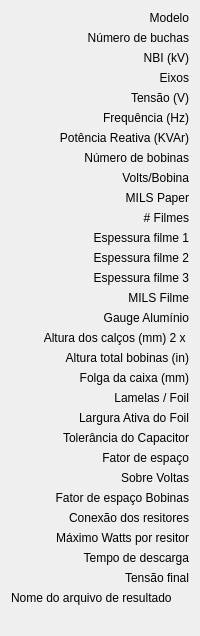
                 <widget class="QFrame" name="fr_labels">
                  <property name="frameShape">
                   <enum>QFrame::NoFrame</enum>
                  </property>
                  <property name="frameShadow">
                   <enum>QFrame::Raised</enum>
                  </property>
                  <layout class="QVBoxLayout" name="verticalLayout">
                   <item>
                    <widget class="QLabel" name="label_41">
                     <property name="text">
                      <string>Modelo</string>
                     </property>
                     <property name="alignment">
                      <set>Qt::AlignRight|Qt::AlignTrailing|Qt::AlignVCenter</set>
                     </property>
                    </widget>
                   </item>
                   <item>
                    <widget class="QLabel" name="label_35">
                     <property name="text">
                      <string>Número de buchas</string>
                     </property>
                     <property name="alignment">
                      <set>Qt::AlignRight|Qt::AlignTrailing|Qt::AlignVCenter</set>
                     </property>
                    </widget>
                   </item>
                   <item>
                    <widget class="QLabel" name="label_51">
                     <property name="text">
                      <string>NBI (kV)</string>
                     </property>
                     <property name="alignment">
                      <set>Qt::AlignRight|Qt::AlignTrailing|Qt::AlignVCenter</set>
                     </property>
                    </widget>
                   </item>
                   <item>
                    <widget class="QLabel" name="label_20">
                     <property name="text">
                      <string>Eixos</string>
                     </property>
                     <property name="alignment">
                      <set>Qt::AlignRight|Qt::AlignTrailing|Qt::AlignVCenter</set>
                     </property>
                    </widget>
                   </item>
                   <item>
                    <widget class="QLabel" name="label_4">
                     <property name="text">
                      <string>Tensão (V)</string>
                     </property>
                     <property name="alignment">
                      <set>Qt::AlignRight|Qt::AlignTrailing|Qt::AlignVCenter</set>
                     </property>
                    </widget>
                   </item>
                   <item>
                    <widget class="QLabel" name="label_5">
                     <property name="text">
                      <string>Frequência (Hz)</string>
                     </property>
                     <property name="alignment">
                      <set>Qt::AlignRight|Qt::AlignTrailing|Qt::AlignVCenter</set>
                     </property>
                    </widget>
                   </item>
                   <item>
                    <widget class="QLabel" name="label_6">
                     <property name="text">
                      <string>Potência Reativa (KVAr)</string>
                     </property>
                     <property name="alignment">
                      <set>Qt::AlignRight|Qt::AlignTrailing|Qt::AlignVCenter</set>
                     </property>
                    </widget>
                   </item>
                   <item>
                    <widget class="QLabel" name="label_7">
                     <property name="text">
                      <string>Número de bobinas</string>
                     </property>
                     <property name="alignment">
                      <set>Qt::AlignRight|Qt::AlignTrailing|Qt::AlignVCenter</set>
                     </property>
                    </widget>
                   </item>
                   <item>
                    <widget class="QLabel" name="label_vCoil">
                     <property name="text">
                      <string>Volts/Bobina</string>
                     </property>
                     <property name="alignment">
                      <set>Qt::AlignRight|Qt::AlignTrailing|Qt::AlignVCenter</set>
                     </property>
                    </widget>
                   </item>
                   <item>
                    <widget class="QLabel" name="label_paper">
                     <property name="text">
                      <string>MILS Paper</string>
                     </property>
                     <property name="alignment">
                      <set>Qt::AlignRight|Qt::AlignTrailing|Qt::AlignVCenter</set>
                     </property>
                    </widget>
                   </item>
                   <item>
                    <widget class="QLabel" name="label_49">
                     <property name="text">
                      <string># Filmes</string>
                     </property>
                     <property name="alignment">
                      <set>Qt::AlignRight|Qt::AlignTrailing|Qt::AlignVCenter</set>
                     </property>
                    </widget>
                   </item>
                   <item>
                    <widget class="QLabel" name="label_52">
                     <property name="text">
                      <string>Espessura filme 1</string>
                     </property>
                     <property name="alignment">
                      <set>Qt::AlignRight|Qt::AlignTrailing|Qt::AlignVCenter</set>
                     </property>
                    </widget>
                   </item>
                   <item>
                    <widget class="QLabel" name="label_filme2">
                     <property name="text">
                      <string>Espessura filme 2</string>
                     </property>
                     <property name="alignment">
                      <set>Qt::AlignRight|Qt::AlignTrailing|Qt::AlignVCenter</set>
                     </property>
                    </widget>
                   </item>
                   <item>
                    <widget class="QLabel" name="label_filme3">
                     <property name="text">
                      <string>Espessura filme 3</string>
                     </property>
                     <property name="alignment">
                      <set>Qt::AlignRight|Qt::AlignTrailing|Qt::AlignVCenter</set>
                     </property>
                    </widget>
                   </item>
                   <item>
                    <widget class="QLabel" name="label_10">
                     <property name="text">
                      <string>MILS Filme</string>
                     </property>
                     <property name="alignment">
                      <set>Qt::AlignRight|Qt::AlignTrailing|Qt::AlignVCenter</set>
                     </property>
                    </widget>
                   </item>
                   <item>
                    <widget class="QLabel" name="label_11">
                     <property name="text">
                      <string>Gauge Alumínio</string>
                     </property>
                     <property name="alignment">
                      <set>Qt::AlignRight|Qt::AlignTrailing|Qt::AlignVCenter</set>
                     </property>
                    </widget>
                   </item>
                   <item>
                    <widget class="QLabel" name="label_34">
                     <property name="text">
                      <string>Altura dos calços (mm) 2 x </string>
                     </property>
                     <property name="alignment">
                      <set>Qt::AlignRight|Qt::AlignTrailing|Qt::AlignVCenter</set>
                     </property>
                    </widget>
                   </item>
                   <item>
                    <widget class="QLabel" name="label_12">
                     <property name="text">
                      <string>Altura total bobinas (in)</string>
                     </property>
                     <property name="alignment">
                      <set>Qt::AlignRight|Qt::AlignTrailing|Qt::AlignVCenter</set>
                     </property>
                    </widget>
                   </item>
                   <item>
                    <widget class="QLabel" name="label_38">
                     <property name="text">
                      <string>Folga da caixa (mm)</string>
                     </property>
                     <property name="alignment">
                      <set>Qt::AlignRight|Qt::AlignTrailing|Qt::AlignVCenter</set>
                     </property>
                    </widget>
                   </item>
                   <item>
                    <widget class="QLabel" name="label_13">
                     <property name="text">
                      <string>Lamelas / Foil</string>
                     </property>
                     <property name="alignment">
                      <set>Qt::AlignRight|Qt::AlignTrailing|Qt::AlignVCenter</set>
                     </property>
                    </widget>
                   </item>
                   <item>
                    <widget class="QLabel" name="label_14">
                     <property name="text">
                      <string>Largura Ativa do Foil</string>
                     </property>
                     <property name="alignment">
                      <set>Qt::AlignRight|Qt::AlignTrailing|Qt::AlignVCenter</set>
                     </property>
                    </widget>
                   </item>
                   <item>
                    <widget class="QLabel" name="label_15">
                     <property name="text">
                      <string>Tolerância do Capacitor</string>
                     </property>
                     <property name="alignment">
                      <set>Qt::AlignRight|Qt::AlignTrailing|Qt::AlignVCenter</set>
                     </property>
                    </widget>
                   </item>
                   <item>
                    <widget class="QLabel" name="label_16">
                     <property name="text">
                      <string>Fator de espaço</string>
                     </property>
                     <property name="alignment">
                      <set>Qt::AlignRight|Qt::AlignTrailing|Qt::AlignVCenter</set>
                     </property>
                    </widget>
                   </item>
                   <item>
                    <widget class="QLabel" name="label_17">
                     <property name="text">
                      <string>Sobre Voltas</string>
                     </property>
                     <property name="alignment">
                      <set>Qt::AlignRight|Qt::AlignTrailing|Qt::AlignVCenter</set>
                     </property>
                    </widget>
                   </item>
                   <item>
                    <widget class="QLabel" name="label_18">
                     <property name="text">
                      <string>Fator de espaço Bobinas</string>
                     </property>
                     <property name="alignment">
                      <set>Qt::AlignRight|Qt::AlignTrailing|Qt::AlignVCenter</set>
                     </property>
                    </widget>
                   </item>
                   <item>
                    <widget class="QLabel" name="label_43">
                     <property name="text">
                      <string>Conexão dos resitores</string>
                     </property>
                     <property name="alignment">
                      <set>Qt::AlignRight|Qt::AlignTrailing|Qt::AlignVCenter</set>
                     </property>
                    </widget>
                   </item>
                   <item>
                    <widget class="QLabel" name="label_44">
                     <property name="text">
                      <string>Máximo Watts por resitor</string>
                     </property>
                     <property name="alignment">
                      <set>Qt::AlignRight|Qt::AlignTrailing|Qt::AlignVCenter</set>
                     </property>
                    </widget>
                   </item>
                   <item>
                    <widget class="QLabel" name="label_45">
                     <property name="text">
                      <string>Tempo de descarga</string>
                     </property>
                     <property name="alignment">
                      <set>Qt::AlignRight|Qt::AlignTrailing|Qt::AlignVCenter</set>
                     </property>
                    </widget>
                   </item>
                   <item>
                    <widget class="QLabel" name="label_46">
                     <property name="text">
                      <string>Tensão final</string>
                     </property>
                     <property name="alignment">
                      <set>Qt::AlignRight|Qt::AlignTrailing|Qt::AlignVCenter</set>
                     </property>
                    </widget>
                   </item>
                   <item>
                    <widget class="QLabel" name="label_32">
                     <property name="text">
                      <string>Nome do arquivo de resultado</string>
                     </property>
                    </widget>
                   </item>
                   <item>
                    <spacer name="verticalSpacer_3">
                     <property name="orientation">
                      <enum>Qt::Vertical</enum>
                     </property>
                     <property name="sizeType">
                      <enum>QSizePolicy::Fixed</enum>
                     </property>
                     <property name="sizeHint" stdset="0">
                      <size>
                       <width>20</width>
                       <height>20</height>
                      </size>
                     </property>
                    </spacer>
                   </item>
                  </layout>
                 </widget>
